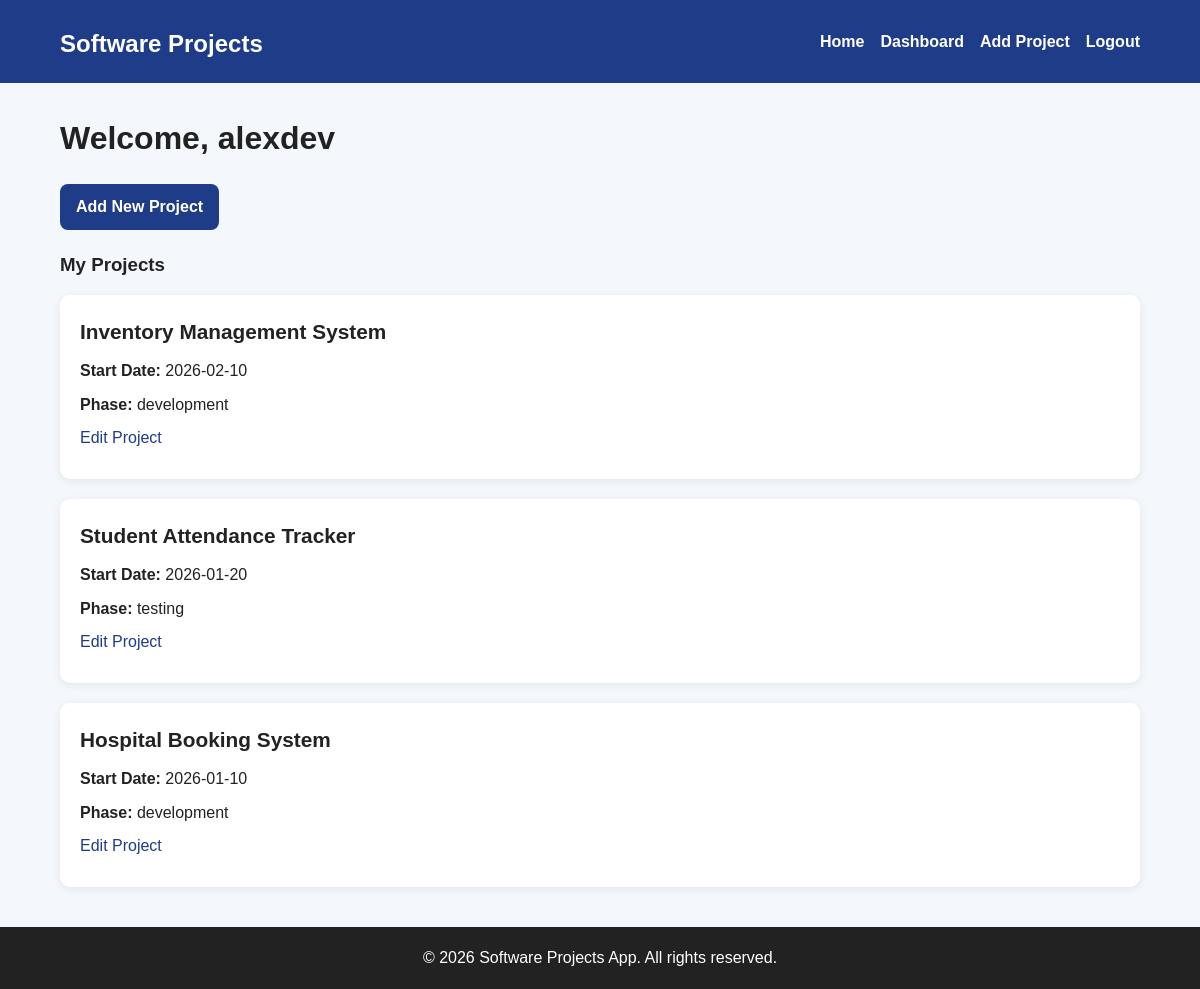
/dashboard.php (signed in), run on the app's committed database.
### tables this page shows
CREATE TABLE `projects` (
  `pid` int(11) NOT NULL,
  `title` varchar(150) NOT NULL,
  `start_date` date NOT NULL,
  `end_date` date DEFAULT NULL,
  `short_description` text NOT NULL,
  `phase` enum('design','development','testing','deployment','complete') NOT NULL,
  `uid` int(11) NOT NULL,
  `created_at` timestamp NOT NULL DEFAULT current_timestamp(),
  `updated_at` timestamp NOT NULL DEFAULT current_timestamp() ON UPDATE current_timestamp()
);

### dashboard.php (the view, shortened to what this page needs)
<?php
require_once 'includes/db.php';
$stmt = $pdo->prepare("SELECT pid, title, start_date, phase FROM projects WHERE uid = ? ORDER BY start_date DESC");
$stmt->execute([$_SESSION['uid']]);
$projects = $stmt->fetchAll(PDO::FETCH_ASSOC);
require_once 'includes/header.php';
?>
<h2 class="page-title">Welcome, <?php echo htmlspecialchars($_SESSION['username']); ?></h2>
<div class="dashboard-actions">
    <a href="add_project.php" class="button-link">Add New Project</a>
</div>
<h3 class="section-title">My Projects</h3>
<?php if ($projects): ?>
    <?php foreach ($projects as $project): ?>
        <div class="project-card">
            <h2><?php echo htmlspecialchars($project['title']); ?></h2>
            <p><strong>Start Date:</strong> <?php echo htmlspecialchars($project['start_date']); ?></p>
            <p><strong>Phase:</strong> <?php echo htmlspecialchars($project['phase']); ?></p>
            <p>
                <a href="edit_project.php?pid=<?php echo $project['pid']; ?>">Edit Project</a>
            </p>
        </div>
    <?php endforeach; ?>
<?php else: ?>
    <div class="empty-message">
        <p>You have not added any projects yet. Use the “Add New Project” button to create your first project.</p>
    </div>
<?php endif; ?>
<?php require_once 'includes/footer.php'; ?>

### assets/css/style.css (style rules this page uses)
* { margin: 0; padding: 0; box-sizing: border-box; }
body { font-family: Arial, sans-serif; background-color: #f4f7fb; color: #222; line-height: 1.6; }
.page-title { margin-bottom: 20px; font-size: 2rem; }
.project-card { background: #fff; border-radius: 10px; padding: 20px; margin-bottom: 20px; box-shadow: 0 2px 8px rgba(0, 0, 0, 0.08); }
.project-card h2 { margin-bottom: 10px; font-size: 1.3rem; }
.project-card p { margin-bottom: 8px; }
.project-card a { color: #1f3c88; text-decoration: none; }
.dashboard-actions { margin-bottom: 20px; }
.button-link { display: inline-block; background-color: #1f3c88; color: #fff; text-decoration: none; padding: 10px 16px; border-radius: 8px; font-weight: bold; }
.section-title { margin-bottom: 15px; }

### data on the page
projects: title "Inventory Management System", start_date "2026-02-10", phase "development"
projects: title "Student Attendance Tracker", start_date "2026-01-20", phase "testing"
projects: title "Hospital Booking System", start_date "2026-01-10", phase "development"

### other printed values
$_SESSION['username'] "alexdev"
